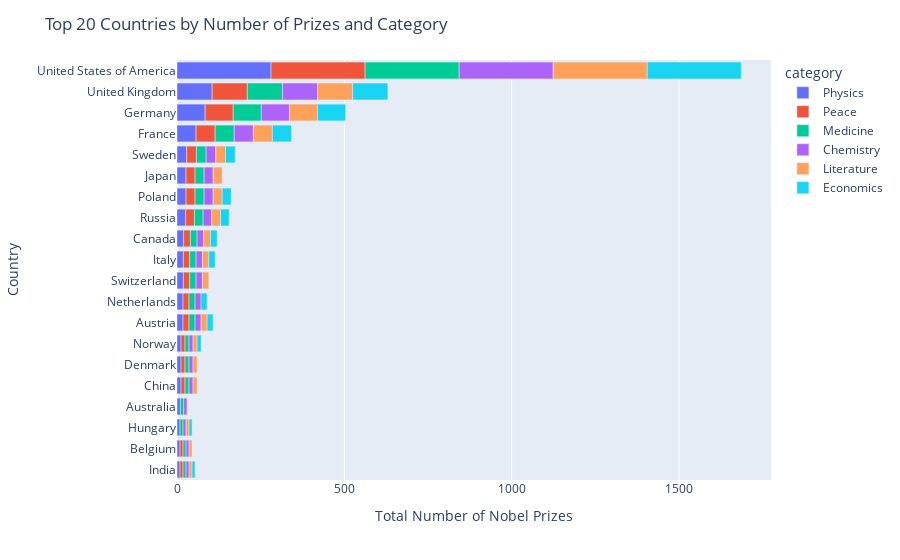

Notebook cell for this chart:
### Code cell
cat_bar = px.bar(merged_df, y='birth_country_current', x='total_prize', color='category')
cat_bar.update_layout(
    title='Top 20 Countries by Number of Prizes and Category',
    xaxis_title='Total Number of Nobel Prizes',
    yaxis_title='Country',
)

### Figure 1 — Plotly figure (JSON) as saved in the notebook; plotly's stock layout.template omitted (floating-point values rounded to 4 significant figures)
{"data": [{"alignmentgroup": "True", "hovertemplate": "category=Physics<br>total_prize=%{x}<br>birth_country_current=%{y}<extra></extra>", "legendgroup": "Physics", "marker": {"color": "#636efa", "pattern": {"shape": ""}}, "name": "Physics", "offsetgroup": "Physics", "orientation": "h", "showlegend": true, "textposition": "auto", "type": "bar", "x": [9, 9, 9, 10, 12, 12, 12, 18, 18, 19, 19, 20, 26, 27, 27, 29, 57, 84, 105, 281], "xaxis": "x", "y": ["India", "Belgium", "Hungary", "Australia", "China", "Denmark", "Norway", "Austria", "Netherlands", "Switzerland", "Italy", "Canada", "Russia", "Poland", "Japan", "Sweden", "France", "Germany", "United Kingdom", "United States of America"], "yaxis": "y"}, {"alignmentgroup": "True", "hovertemplate": "category=Peace<br>total_prize=%{x}<br>birth_country_current=%{y}<extra></extra>", "legendgroup": "Peace", "marker": {"color": "#EF553B", "pattern": {"shape": ""}}, "name": "Peace", "offsetgroup": "Peace", "orientation": "h", "showlegend": true, "textposition": "auto", "type": "bar", "x": [9, 9, 12, 12, 12, 18, 18, 19, 19, 20, 26, 27, 27, 29, 57, 84, 105, 281], "xaxis": "x", "y": ["India", "Belgium", "China", "Denmark", "Norway", "Austria", "Netherlands", "Italy", "Switzerland", "Canada", "Russia", "Japan", "Poland", "Sweden", "France", "Germany", "United Kingdom", "United States of America"], "yaxis": "y"}, {"alignmentgroup": "True", "hovertemplate": "category=Medicine<br>total_prize=%{x}<br>birth_country_current=%{y}<extra></extra>", "legendgroup": "Medicine", "marker": {"color": "#00cc96", "pattern": {"shape": ""}}, "name": "Medicine", "offsetgroup": "Medicine", "orientation": "h", "showlegend": true, "textposition": "auto", "type": "bar", "x": [9, 9, 9, 10, 12, 12, 12, 18, 18, 19, 19, 20, 26, 27, 27, 29, 57, 84, 105, 281], "xaxis": "x", "y": ["Belgium", "Hungary", "India", "Australia", "Denmark", "China", "Norway", "Austria", "Netherlands", "Switzerland", "Italy", "Canada", "Russia", "Poland", "Japan", "Sweden", "France", "Germany", "United Kingdom", "United States of America"], "yaxis": "y"}, {"alignmentgroup": "True", "hovertemplate": "category=Chemistry<br>total_prize=%{x}<br>birth_country_current=%{y}<extra></extra>", "legendgroup": "Chemistry", "marker": {"color": "#ab63fa", "pattern": {"shape": ""}}, "name": "Chemistry", "offsetgroup": "Chemistry", "orientation": "h", "showlegend": true, "textposition": "auto", "type": "bar", "x": [9, 9, 9, 10, 12, 12, 12, 18, 18, 19, 19, 20, 26, 27, 27, 29, 57, 84, 105, 281], "xaxis": "x", "y": ["Belgium", "Hungary", "India", "Australia", "China", "Denmark", "Norway", "Austria", "Netherlands", "Italy", "Switzerland", "Canada", "Russia", "Japan", "Poland", "Sweden", "France", "Germany", "United Kingdom", "United States of America"], "yaxis": "y"}, {"alignmentgroup": "True", "hovertemplate": "category=Literature<br>total_prize=%{x}<br>birth_country_current=%{y}<extra></extra>", "legendgroup": "Literature", "marker": {"color": "#FFA15A", "pattern": {"shape": ""}}, "name": "Literature", "offsetgroup": "Literature", "orientation": "h", "showlegend": true, "textposition": "auto", "type": "bar", "x": [9, 9, 9, 12, 12, 12, 18, 19, 19, 20, 26, 27, 27, 29, 57, 84, 105, 281], "xaxis": "x", "y": ["Belgium", "Hungary", "India", "Norway", "China", "Denmark", "Austria", "Switzerland", "Italy", "Canada", "Russia", "Japan", "Poland", "Sweden", "France", "Germany", "United Kingdom", "United States of America"], "yaxis": "y"}, {"alignmentgroup": "True", "hovertemplate": "category=Economics<br>total_prize=%{x}<br>birth_country_current=%{y}<extra></extra>", "legendgroup": "Economics", "marker": {"color": "#19d3f3", "pattern": {"shape": ""}}, "name": "Economics", "offsetgroup": "Economics", "orientation": "h", "showlegend": true, "textposition": "auto", "type": "bar", "x": [9, 9, 12, 18, 18, 19, 20, 26, 27, 29, 57, 84, 105, 281], "xaxis": "x", "y": ["Hungary", "India", "Norway", "Austria", "Netherlands", "Italy", "Canada", "Russia", "Poland", "Sweden", "France", "Germany", "United Kingdom", "United States of America"], "yaxis": "y"}], "layout": {"barmode": "relative", "legend": {"title": {"text": "category"}, "tracegroupgap": 0}, "margin": {"t": 60}, "title": {"text": "Top 20 Countries by Number of Prizes and Category"}, "xaxis": {"anchor": "y", "domain": [0, 1], "title": {"text": "Total Number of Nobel Prizes"}}, "yaxis": {"anchor": "x", "domain": [0, 1], "title": {"text": "Country"}}}}
